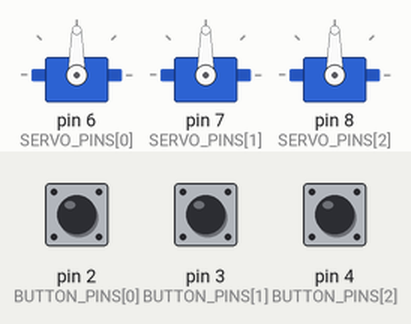
A sketch run on a simulated Arduino Uno, built with avr-gcc and run on an emulated ATmega328P. On the bench: 3 × servo. Inputs (shaded band) come from the test bench; at power-on: pin 2 (BUTTON_PINS[0]) LOW, pin 3 (BUTTON_PINS[1]) LOW, pin 4 (BUTTON_PINS[2]) LOW. What the sketch prints to the serial monitor is not drawn.

Above: at 1.2 s.
1.3 s: pin 2 (BUTTON_PINS[0]) pulled HIGH for 0.15 s
At 1.7 s:
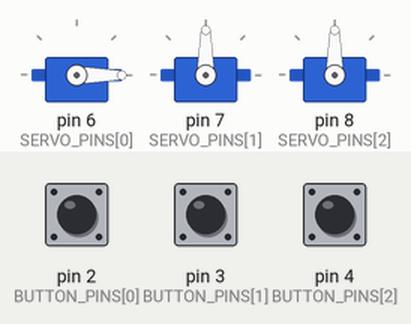
4.4 s: pin 3 (BUTTON_PINS[1]) pulled HIGH for 0.15 s
At 5.3 s:
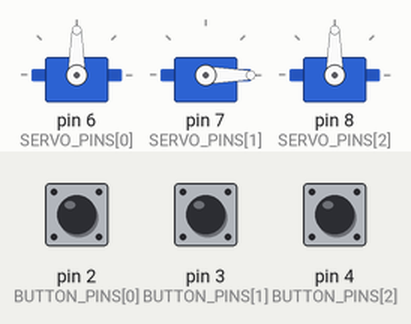
7.5 s: pin 4 (BUTTON_PINS[2]) pulled HIGH for 0.15 s
At 8.8 s:
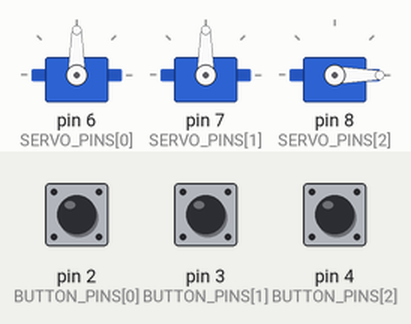
10.6 s: pin 4 (BUTTON_PINS[2]) pulled HIGH for 1 s
At 13.8 s:
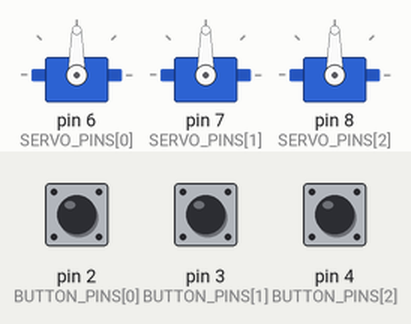
14.1 s: pin 4 (BUTTON_PINS[2]) pulled HIGH for 3.2 s
At 15.0 s:
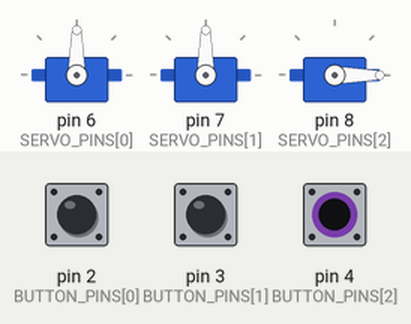
18.8 s: pin 2 (BUTTON_PINS[0]) driven HIGH and pin 3 (BUTTON_PINS[1]) driven HIGH
At 19.4 s:
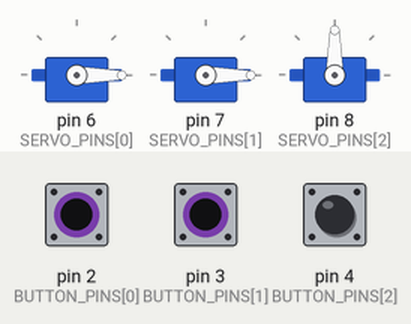
Timing chart, 0 to 22.3 s (numbered marks = the images above; inputs shaded):
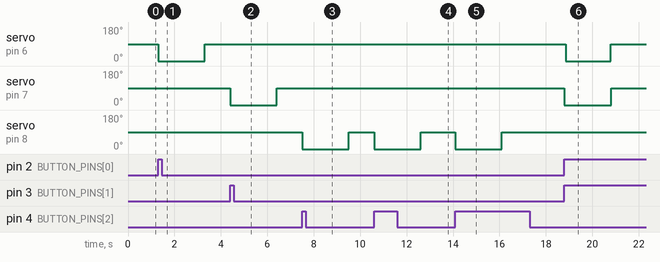

The sketch:

rockPaperScissors-servo.ino
```cpp
#include <Servo.h>

const int BUTTON_PINS[] = {2, 3, 4};
const int SERVO_PINS[]  = {6, 7, 8};
const int NUM_PAIRS     = 3;

Servo servos[NUM_PAIRS];

bool lastButtonState[NUM_PAIRS]     = {false, false, false};
bool servoActive[NUM_PAIRS]         = {false, false, false};
unsigned long servoTimer[NUM_PAIRS] = {0, 0, 0};

const int          BASE_ANGLE = 90;
const int          MOVE_ANGLE = 180;
const unsigned long HOLD_MS   = 2000;

void setup() {
  Serial.begin(9600);
  Serial.println("System ready. Waiting for button presses...");

  for (int i = 0; i < NUM_PAIRS; i++) {
    pinMode(BUTTON_PINS[i], INPUT);
    servos[i].attach(SERVO_PINS[i]);
    servos[i].write(BASE_ANGLE);
  }
}

void loop() {
  unsigned long now = millis();

  for (int i = 0; i < NUM_PAIRS; i++) {
    bool currentState = digitalRead(BUTTON_PINS[i]) == HIGH;

    if (currentState && !lastButtonState[i] && !servoActive[i]) {
      Serial.print("[");
      Serial.print(now);
      Serial.print("ms] Button D");
      Serial.print(BUTTON_PINS[i]);
      Serial.print(" pressed → Servo D");
      Serial.print(SERVO_PINS[i]);
      Serial.println(" moving to 135°");

      servos[i].write(BASE_ANGLE - MOVE_ANGLE);
      servoActive[i] = true;
      servoTimer[i]  = now;
    }

    if (servoActive[i] && (now - servoTimer[i] >= HOLD_MS)) {
      Serial.print("[");
      Serial.print(now);
      Serial.print("ms] Servo D");
      Serial.print(SERVO_PINS[i]);
      Serial.println(" returning to 90°");

      servos[i].write(BASE_ANGLE);
      servoActive[i] = false;
    }

    lastButtonState[i] = currentState;
  }
}
```

Measured:
- after the input at 1.3 s, servo on pin 6 (SERVO_PINS[0]): 90° → 0° at once, → 90° 2.0 s later
- after the input at 4.4 s, servo on pin 7 (SERVO_PINS[1]): 90° → 0° at once, → 90° 2.0 s later
- after the input at 7.5 s, servo on pin 8 (SERVO_PINS[2]): 90° → 0° at once, → 90° 2.0 s later
- after the input at 10.6 s, servo on pin 8 (SERVO_PINS[2]): 90° → 0° at once, → 90° 2.0 s later
- after the input at 14.1 s, servo on pin 8 (SERVO_PINS[2]): 90° → 0° at once, → 90° 2.0 s later
- after the input at 18.8 s, servo on pin 6 (SERVO_PINS[0]): 90° → 0° after 0.05 s, → 90° 1.9 s later; servo on pin 7 (SERVO_PINS[1]): 90° → 0° at once, → 90° 2.0 s later
